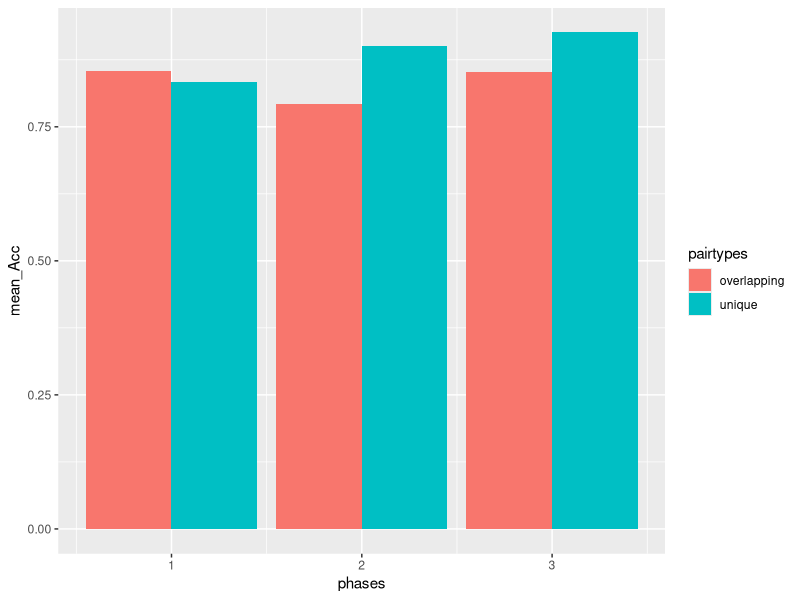
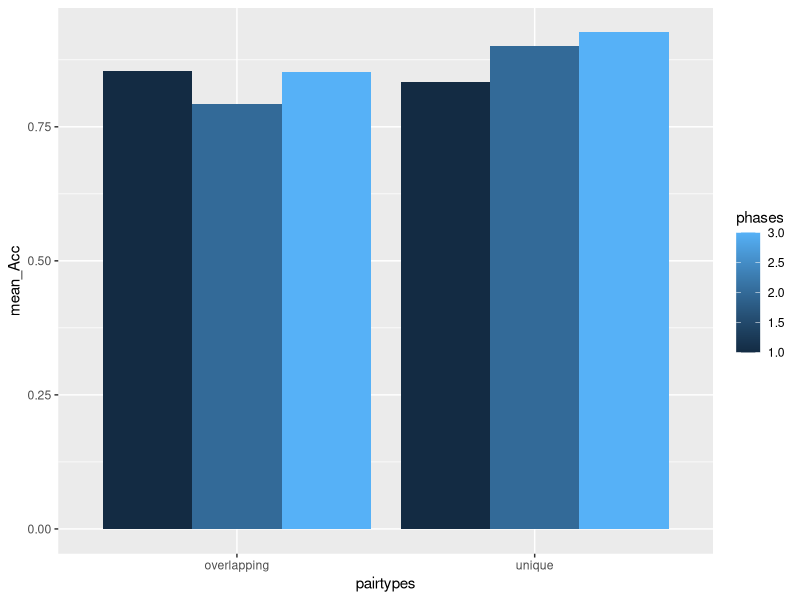

Generate these figures, in order, with R:
## ---- chunk 1
library(data.table)

df <- fread("nodelay datasets.csv")
## ---- chunk 2
library(dplyr)


mean_accuracies <- df %>%
                    group_by(phases,pairtypes) %>%
                    summarise(mean_Acc = mean(accuracys))

library(ggplot2)

ggplot(mean_accuracies, aes(x=phases,
                            y=mean_Acc,
                            group=pairtypes,
                            fill=pairtypes))+
  geom_bar(stat="identity",position="dodge")


S_accuracies <- df %>%
                    filter(phases != 2) %>%
                    mutate(subjects = as.factor(subjects),
                           phases = as.factor(phases),
                           pairtypes = as.factor(pairtypes)) %>%
                    group_by(subjects,phases,pairtypes) %>%
                    summarise(mean_Acc = mean(accuracys))


summary(aov(mean_Acc ~ phases*pairtypes + Error(subjects/(phases*pairtypes)), S_accuracies))

## ---- chunk 3
library(ggplot2)

ggplot(mean_accuracies, aes(x=pairtypes,
                            y=mean_Acc,
                            group=phases, 
                            fill=phases))+
  
  geom_bar(stat="identity",position="dodge")
## ---- chunk 4
library(data.table)

df2 <- fread("bothdata.csv")
## ---- chunk 5
library(dplyr)


mean2_accuracies <- df2 %>%
                    group_by(subjectt,experimentt,phasee,pairtypee, blockk) %>%
                    summarise(mean2_accuracies = mean(accuracyy))

SS_accuracies <- df2 %>%
                    filter(phasee != 2,
                           blockk != 2) %>%
                    mutate(subjectt = as.factor(subjectt),
                           phasee = as.factor(phasee),
                           experimentt = as.factor(experimentt),
                           pair_types = as.factor(pairtypee)) %>%
                    group_by(subjectt,experimentt,phasee,pairtypee) %>%
                    summarise(mean2_accuracies = mean(accuracyy))

summary(aov(mean2_accuracies ~ experimentt*phasee*pairtypee + Error(subjectt/(phasee*pairtypee)), SS_accuracies))
